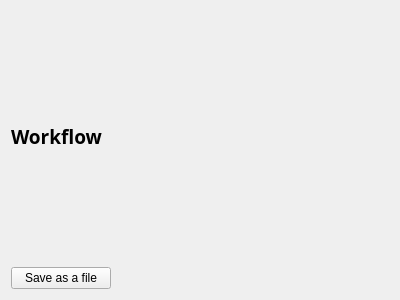
<?xml version="1.0" encoding="UTF-8"?>
<ui version="4.0">
 <class>workflow</class>
 <widget class="QWidget" name="workflow">
  <property name="geometry">
   <rect>
    <x>0</x>
    <y>0</y>
    <width>400</width>
    <height>300</height>
   </rect>
  </property>
  <property name="windowTitle">
   <string>Form</string>
  </property>
  <layout class="QVBoxLayout" name="verticalLayout">
   <item>
    <widget class="QLabel" name="label">
     <property name="font">
      <font>
       <family>Sans Serif</family>
       <pointsize>14</pointsize>
       <weight>75</weight>
       <bold>true</bold>
      </font>
     </property>
     <property name="text">
      <string>Workflow</string>
     </property>
    </widget>
   </item>
   <item>
    <widget class="QPushButton" name="saveButton">
     <property name="maximumSize">
      <size>
       <width>100</width>
       <height>16777215</height>
      </size>
     </property>
     <property name="text">
      <string>Save as a file</string>
     </property>
    </widget>
   </item>
  </layout>
 </widget>
 <resources/>
 <connections/>
</ui>
